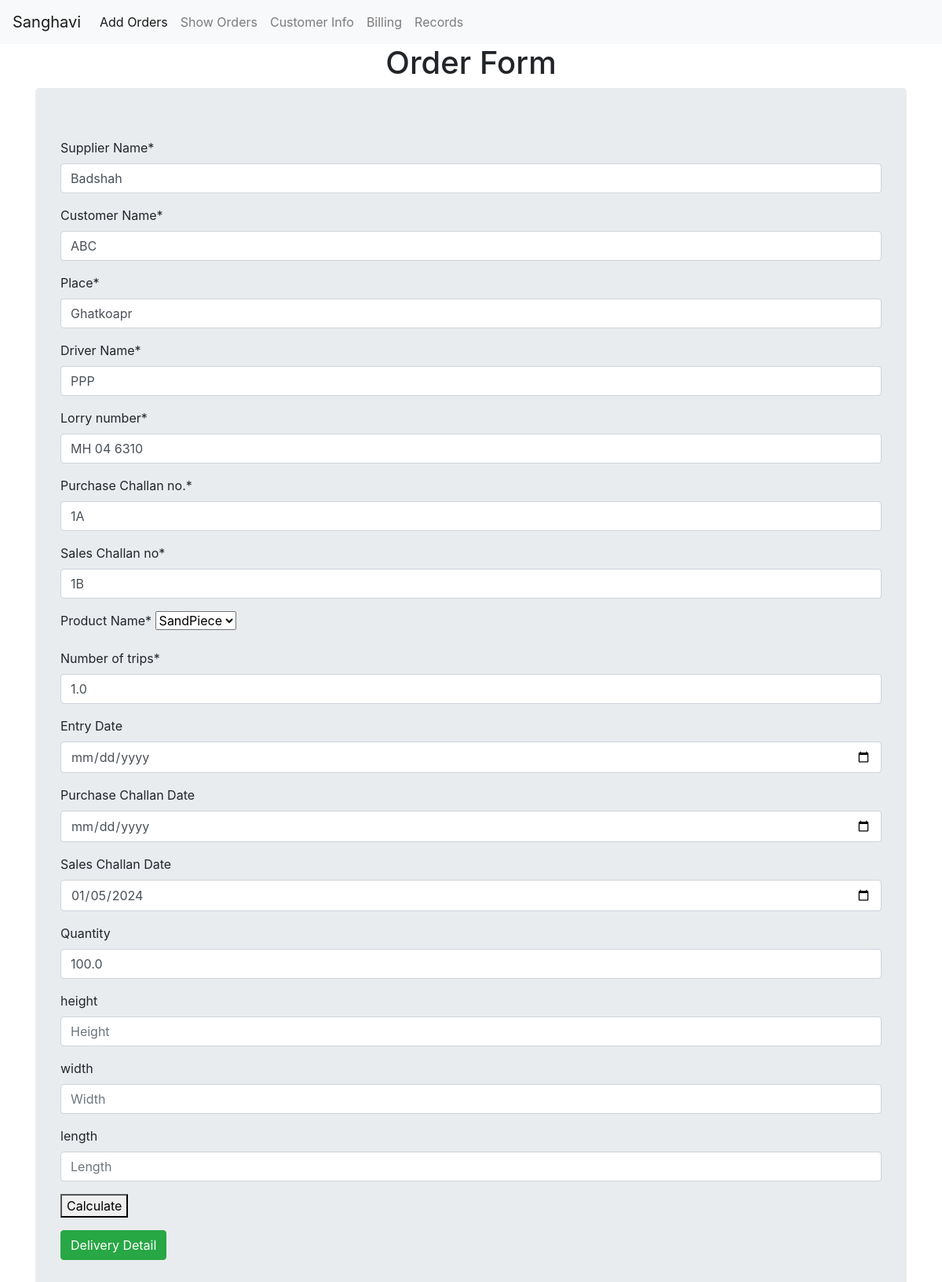
Page /up/16 on the committed database.
### crudapp/models.py (models this page shows, shortened)
class Orders(models.Model):
    oid = models.AutoField(primary_key=True)
    fname = models.CharField(max_length=20)
    Cname = models.CharField(max_length=20)
    Pname = models.CharField(max_length=100)
    Dname = models.CharField(max_length=20)
    Lno = models.CharField(max_length=20)
    pcno = models.CharField(max_length=20)
    scno = models.CharField(max_length=20)
    product = models.ForeignKey(Product, on_delete=models.CASCADE)
    trip = models.FloatField()
    df1 = models.DateField(null=True, blank=True)
    df2 = models.DateField(null=True, blank=True)
    df3 = models.DateField(null=True, blank=True)
    pcs = models.FloatField(null=True, blank=True)
    height = models.FloatField(null=True, blank=True)
    width = models.FloatField(null=True, blank=True)
    length = models.FloatField(null=True, blank=True)
    amount = models.FloatField(null=True, blank=True)
    billed = models.CharField(max_length=3, default='No')
    AggregatedAmount = models.FloatField(null=True, blank=True)
    AggregatedQuantity = models.FloatField(null=True, blank=True)
    mergedOids = models.CharField(max_length=255, blank=True, null=True)

### crudapp/views.py (the view)
# urls.py: path('up/<int:f_oid>', views.updateView, name= 'update_url'),
def updateView(request, f_oid):
    obj = Orders.objects.get(oid=f_oid)
    form = OrderForm(instance=obj)
    if request.method == 'POST':
        form = OrderForm(request.POST, instance=obj)
        if form.is_valid():
            form.save()
            return redirect('show_url')
    template_name = 'crudapp/order.html'
    context = {'form': form}
    return render(request, template_name, context)

### crudapp/models.py (called while the page is built)
    def __str__(self):
        return self.name

### crudapp/templates/crudapp/order.html (shortened to what this page needs)
{% extends 'layout.html' %}
{% load crispy_forms_tags %}
{% block content %}
    <center><h1>Order Form</h1></center>
    <div class="container">
        <form method="post" class="jumbotron">
            {{form|crispy}}
            <div class="form-group">
                <button type="button" onclick="calculateAmount()">Calculate</button>
            </div>
            <input type="submit" value="Delivery Detail" class="btn btn-success">
        </form>
    </div>
{% endblock %}

### rows in the picture
Orders: fname "Badshah", Cname "ABC", Pname "Ghatkoapr", Dname "PPP", Lno "MH 04 6310", pcno "1A", scno "1B", product "SandPiece", trip "1.0", df3 "01/05/2024", pcs "100.0"
